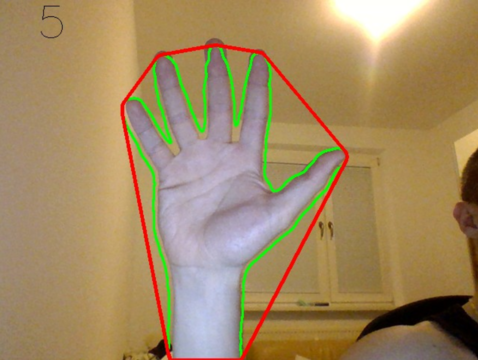
#> input picture images/inrange.png, 478 x 360 px, given in place of the camera
$ python hand_detection_absdiff.py
#> lines starting #> are read from the running program, lines starting #| are printed output that depends on the picture; after the words box and inside, x2 and y2 are one past the last pixel; in counts of white or black regions, pixels touching at a corner belong together
import numpy as np
import cv2
import math

#https://bbs.archlinux.org/viewtopic.php?id=202682
#https://unix.stackexchange.com/questions/412214/how-to-manage-the-white-balance-in-webcam
#v4l2-ctl -c exposure_auto_priority=0

cap = cv2.VideoCapture(0)
bg_captured = False
hsv_captured = False
kernel = np.ones((3, 3), np.uint8)

while(1):
	ret, frame = cap.read()
#> frame is the input picture: shape (360, 478, 3); mean B, G, R 98.2, 138.1, 162.5
	frame = cv2.flip(frame,1)
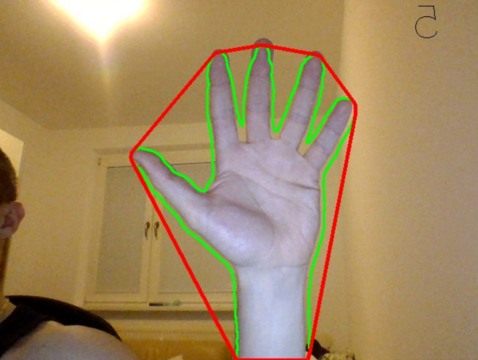
#> frame: shape (360, 478, 3); mean B, G, R 98.2, 138.1, 162.5
	cv2.rectangle(frame,(0,0),(350,350),(0,255,0),2)
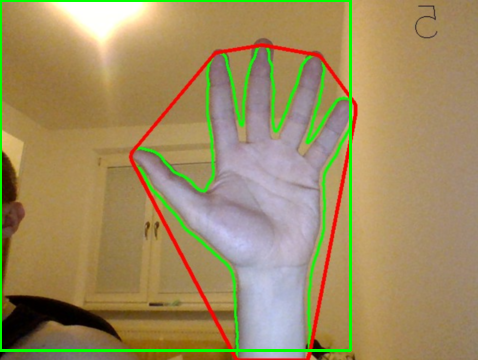
#> frame: shape (360, 478, 3); 2.03% of pixels changed, all inside (x1, y1, x2, y2) = (0, 0, 352, 352)
	cv2.imshow('original',frame)
	gray = cv2.cvtColor(frame[0:350, 0:350], cv2.COLOR_BGR2GRAY)
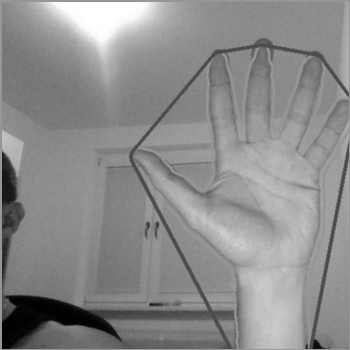
#> gray: shape (350, 350); min 0, max 255, mean 139.6
	hsv = cv2.cvtColor(frame[0:350, 0:350], cv2.COLOR_BGR2HSV)
#> hsv: shape (350, 350, 3); mean H, S, V 45.6, 117.7, 168.4

	if bg_captured:
		diff = cv2.absdiff(backimg,gray)
		cv2.imshow('diff', diff)

		retval, threshold = cv2.threshold(diff, 20, 255, cv2.THRESH_BINARY)
		threshold = cv2.morphologyEx(threshold, cv2.MORPH_OPEN, kernel)

		opening = cv2.morphologyEx(threshold, cv2.MORPH_OPEN, kernel)
		closing = cv2.morphologyEx(opening, cv2.MORPH_CLOSE, kernel)
		img_dilation = cv2.dilate(closing, kernel, iterations=1)
		cv2.imshow('img_dilation', img_dilation)
		cv2.imshow('threshold', threshold)

		bitwise = cv2.bitwise_and(frame[0:350, 0:350], frame[0:350, 0:350], mask=threshold)
		cv2.imshow('bitwise', bitwise)
		bitwisehsv = cv2.bitwise_and(hsv[0:350, 0:350], hsv[0:350, 0:350], mask=threshold)
		cv2.imshow('bitwisehsv', bitwisehsv)

	k = cv2.waitKey(20) & 0xff
#> (key Esc is pressed here)
	if k == 27:
		break
	if k == ord('b'):
		backimg = cv2.cvtColor(frame[0:350, 0:350], cv2.COLOR_BGR2GRAY)
		bg_captured = True


cap.release()
cv2.destroyAllWindows()

$ run again, on images/inrange_start.png
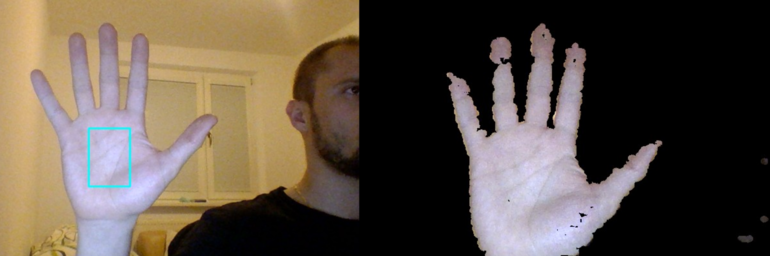
#> input picture images/inrange_start.png, 770 x 256 px, given in place of the camera
#> frame is the input picture: shape (256, 770, 3); mean B, G, R 70, 81.2, 92.6
#> `cv2.rectangle(frame,(0,0),(350,350),(0,255,0),2)`:
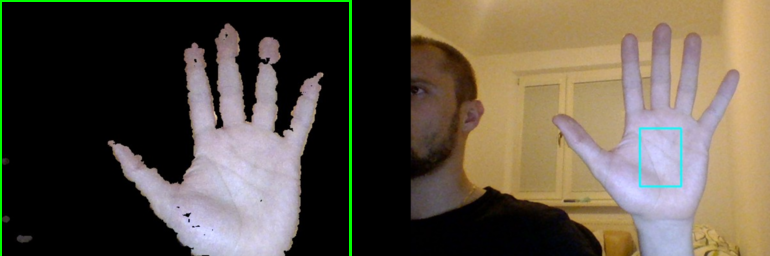
#> frame: shape (256, 770, 3); mean B, G, R 70, 83.8, 92.6
#> `gray = cv2.cvtColor(frame[0:350, 0:350], cv2.COLOR_BGR2GRAY)`:
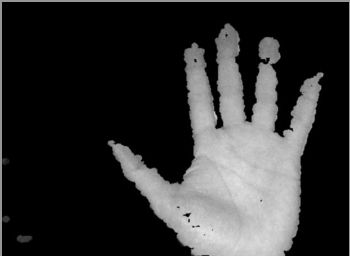
#> gray: shape (256, 350); min 0, max 227, mean 49.4
#> hsv: shape (256, 350, 3); mean H, S, V 38.2, 24, 55
